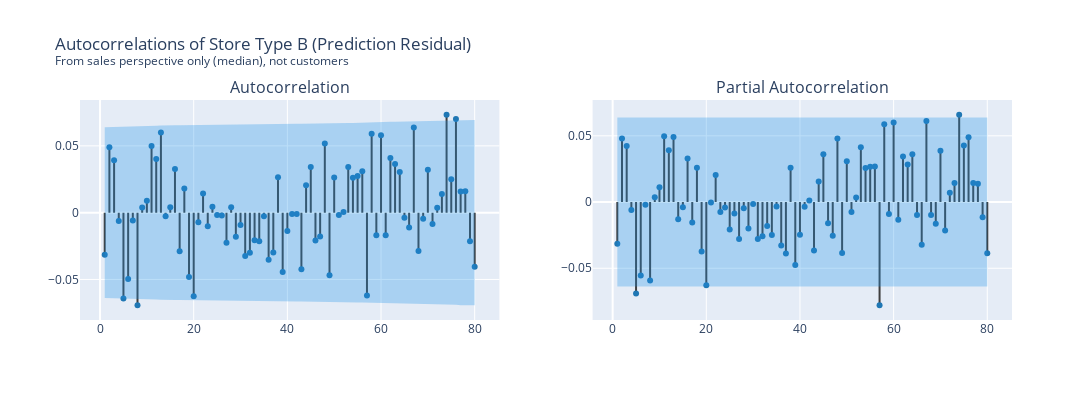

Here is the notebook cell this chart was saved with:
### Markdown cell above
Judging by the previous cycles, the value should have gone down on July, but SARIMAX predicted upward trend instead

Let's see if the residual has autocorrelation

### Code cell
sf.fit(temp)
temp3 = sf.fitted_[0][0].model_['residuals']

fig = make_subplots(
    rows = 1, cols = 2,
    column_titles = ['Autocorrelation', 'Partial Autocorrelation']
)

plot_acf(temp3, nlags = 80, fig = fig, row = 1, col = 1)
plot_pacf(temp3, nlags = 80, fig = fig, row = 1, col = 2)

fig.update_layout(
    title = 'Autocorrelations of Store Type B (Prediction Residual)<br>' +
        '<sup>From sales perspective only (median), not customers</sup>',
    showlegend = False,
    width = 1400,
    height = 400
)

fig.show(renderer = 'vscode')

### Figure 1 — Plotly figure (JSON) as saved in the notebook; plotly's stock layout.template omitted (floating-point values rounded to 4 significant figures)
{"data": [{"line": {"color": "#3f3f3f"}, "mode": "lines", "type": "scatter", "x": [1, 1], "xaxis": "x", "y": [0, -0.03155], "yaxis": "y"}, {"line": {"color": "#3f3f3f"}, "mode": "lines", "type": "scatter", "x": [2, 2], "xaxis": "x", "y": [0, 0.04899], "yaxis": "y"}, {"line": {"color": "#3f3f3f"}, "mode": "lines", "type": "scatter", "x": [3, 3], "xaxis": "x", "y": [0, 0.03922], "yaxis": "y"}, {"line": {"color": "#3f3f3f"}, "mode": "lines", "type": "scatter", "x": [4, 4], "xaxis": "x", "y": [0, -0.006235], "yaxis": "y"}, {"line": {"color": "#3f3f3f"}, "mode": "lines", "type": "scatter", "x": [5, 5], "xaxis": "x", "y": [0, -0.06426], "yaxis": "y"}, {"line": {"color": "#3f3f3f"}, "mode": "lines", "type": "scatter", "x": [6, 6], "xaxis": "x", "y": [0, -0.04964], "yaxis": "y"}, {"line": {"color": "#3f3f3f"}, "mode": "lines", "type": "scatter", "x": [7, 7], "xaxis": "x", "y": [0, -0.005831], "yaxis": "y"}, {"line": {"color": "#3f3f3f"}, "mode": "lines", "type": "scatter", "x": [8, 8], "xaxis": "x", "y": [0, -0.0693], "yaxis": "y"}, {"line": {"color": "#3f3f3f"}, "mode": "lines", "type": "scatter", "x": [9, 9], "xaxis": "x", "y": [0, 0.003898], "yaxis": "y"}, {"line": {"color": "#3f3f3f"}, "mode": "lines", "type": "scatter", "x": [10, 10], "xaxis": "x", "y": [0, 0.008926], "yaxis": "y"}, {"line": {"color": "#3f3f3f"}, "mode": "lines", "type": "scatter", "x": [11, 11], "xaxis": "x", "y": [0, 0.04983], "yaxis": "y"}, {"line": {"color": "#3f3f3f"}, "mode": "lines", "type": "scatter", "x": [12, 12], "xaxis": "x", "y": [0, 0.04012], "yaxis": "y"}, {"line": {"color": "#3f3f3f"}, "mode": "lines", "type": "scatter", "x": [13, 13], "xaxis": "x", "y": [0, 0.05992], "yaxis": "y"}, {"line": {"color": "#3f3f3f"}, "mode": "lines", "type": "scatter", "x": [14, 14], "xaxis": "x", "y": [0, -0.002666], "yaxis": "y"}, {"line": {"color": "#3f3f3f"}, "mode": "lines", "type": "scatter", "x": [15, 15], "xaxis": "x", "y": [0, 0.004026], "yaxis": "y"}, {"line": {"color": "#3f3f3f"}, "mode": "lines", "type": "scatter", "x": [16, 16], "xaxis": "x", "y": [0, 0.03273], "yaxis": "y"}, {"line": {"color": "#3f3f3f"}, "mode": "lines", "type": "scatter", "x": [17, 17], "xaxis": "x", "y": [0, -0.02889], "yaxis": "y"}, {"line": {"color": "#3f3f3f"}, "mode": "lines", "type": "scatter", "x": [18, 18], "xaxis": "x", "y": [0, 0.01802], "yaxis": "y"}, {"line": {"color": "#3f3f3f"}, "mode": "lines", "type": "scatter", "x": [19, 19], "xaxis": "x", "y": [0, -0.04808], "yaxis": "y"}, {"line": {"color": "#3f3f3f"}, "mode": "lines", "type": "scatter", "x": [20, 20], "xaxis": "x", "y": [0, -0.06251], "yaxis": "y"}, {"line": {"color": "#3f3f3f"}, "mode": "lines", "type": "scatter", "x": [21, 21], "xaxis": "x", "y": [0, -0.00721], "yaxis": "y"}, {"line": {"color": "#3f3f3f"}, "mode": "lines", "type": "scatter", "x": [22, 22], "xaxis": "x", "y": [0, 0.01441], "yaxis": "y"}, {"line": {"color": "#3f3f3f"}, "mode": "lines", "type": "scatter", "x": [23, 23], "xaxis": "x", "y": [0, -0.0101], "yaxis": "y"}, {"line": {"color": "#3f3f3f"}, "mode": "lines", "type": "scatter", "x": [24, 24], "xaxis": "x", "y": [0, 0.004342], "yaxis": "y"}, {"line": {"color": "#3f3f3f"}, "mode": "lines", "type": "scatter", "x": [25, 25], "xaxis": "x", "y": [0, -0.001753], "yaxis": "y"}, {"line": {"color": "#3f3f3f"}, "mode": "lines", "type": "scatter", "x": [26, 26], "xaxis": "x", "y": [0, -0.002186], "yaxis": "y"}, {"line": {"color": "#3f3f3f"}, "mode": "lines", "type": "scatter", "x": [27, 27], "xaxis": "x", "y": [0, -0.02249], "yaxis": "y"}, {"line": {"color": "#3f3f3f"}, "mode": "lines", "type": "scatter", "x": [28, 28], "xaxis": "x", "y": [0, 0.00402], "yaxis": "y"}, {"line": {"color": "#3f3f3f"}, "mode": "lines", "type": "scatter", "x": [29, 29], "xaxis": "x", "y": [0, -0.01812], "yaxis": "y"}, {"line": {"color": "#3f3f3f"}, "mode": "lines", "type": "scatter", "x": [30, 30], "xaxis": "x", "y": [0, -0.009297], "yaxis": "y"}, {"line": {"color": "#3f3f3f"}, "mode": "lines", "type": "scatter", "x": [31, 31], "xaxis": "x", "y": [0, -0.03236], "yaxis": "y"}, {"line": {"color": "#3f3f3f"}, "mode": "lines", "type": "scatter", "x": [32, 32], "xaxis": "x", "y": [0, -0.02993], "yaxis": "y"}, {"line": {"color": "#3f3f3f"}, "mode": "lines", "type": "scatter", "x": [33, 33], "xaxis": "x", "y": [0, -0.02066], "yaxis": "y"}, {"line": {"color": "#3f3f3f"}, "mode": "lines", "type": "scatter", "x": [34, 34], "xaxis": "x", "y": [0, -0.02133], "yaxis": "y"}, {"line": {"color": "#3f3f3f"}, "mode": "lines", "type": "scatter", "x": [35, 35], "xaxis": "x", "y": [0, -0.002681], "yaxis": "y"}, {"line": {"color": "#3f3f3f"}, "mode": "lines", "type": "scatter", "x": [36, 36], "xaxis": "x", "y": [0, -0.03527], "yaxis": "y"}, {"line": {"color": "#3f3f3f"}, "mode": "lines", "type": "scatter", "x": [37, 37], "xaxis": "x", "y": [0, -0.02991], "yaxis": "y"}, {"line": {"color": "#3f3f3f"}, "mode": "lines", "type": "scatter", "x": [38, 38], "xaxis": "x", "y": [0, 0.02647], "yaxis": "y"}, {"line": {"color": "#3f3f3f"}, "mode": "lines", "type": "scatter", "x": [39, 39], "xaxis": "x", "y": [0, -0.04443], "yaxis": "y"}, {"line": {"color": "#3f3f3f"}, "mode": "lines", "type": "scatter", "x": [40, 40], "xaxis": "x", "y": [0, -0.01365], "yaxis": "y"}, {"line": {"color": "#3f3f3f"}, "mode": "lines", "type": "scatter", "x": [41, 41], "xaxis": "x", "y": [0, -0.001029], "yaxis": "y"}, {"line": {"color": "#3f3f3f"}, "mode": "lines", "type": "scatter", "x": [42, 42], "xaxis": "x", "y": [0, -0.0009237], "yaxis": "y"}, {"line": {"color": "#3f3f3f"}, "mode": "lines", "type": "scatter", "x": [43, 43], "xaxis": "x", "y": [0, -0.04238], "yaxis": "y"}, {"line": {"color": "#3f3f3f"}, "mode": "lines", "type": "scatter", "x": [44, 44], "xaxis": "x", "y": [0, 0.02051], "yaxis": "y"}, {"line": {"color": "#3f3f3f"}, "mode": "lines", "type": "scatter", "x": [45, 45], "xaxis": "x", "y": [0, 0.03409], "yaxis": "y"}, {"line": {"color": "#3f3f3f"}, "mode": "lines", "type": "scatter", "x": [46, 46], "xaxis": "x", "y": [0, -0.02087], "yaxis": "y"}, {"line": {"color": "#3f3f3f"}, "mode": "lines", "type": "scatter", "x": [47, 47], "xaxis": "x", "y": [0, -0.01776], "yaxis": "y"}, {"line": {"color": "#3f3f3f"}, "mode": "lines", "type": "scatter", "x": [48, 48], "xaxis": "x", "y": [0, 0.05171], "yaxis": "y"}, {"line": {"color": "#3f3f3f"}, "mode": "lines", "type": "scatter", "x": [49, 49], "xaxis": "x", "y": [0, -0.04691], "yaxis": "y"}, {"line": {"color": "#3f3f3f"}, "mode": "lines", "type": "scatter", "x": [50, 50], "xaxis": "x", "y": [0, 0.02625], "yaxis": "y"}, {"line": {"color": "#3f3f3f"}, "mode": "lines", "type": "scatter", "x": [51, 51], "xaxis": "x", "y": [0, -0.001719], "yaxis": "y"}, {"line": {"color": "#3f3f3f"}, "mode": "lines", "type": "scatter", "x": [52, 52], "xaxis": "x", "y": [0, 0.000501], "yaxis": "y"}, {"line": {"color": "#3f3f3f"}, "mode": "lines", "type": "scatter", "x": [53, 53], "xaxis": "x", "y": [0, 0.03409], "yaxis": "y"}, {"line": {"color": "#3f3f3f"}, "mode": "lines", "type": "scatter", "x": [54, 54], "xaxis": "x", "y": [0, 0.02604], "yaxis": "y"}, {"line": {"color": "#3f3f3f"}, "mode": "lines", "type": "scatter", "x": [55, 55], "xaxis": "x", "y": [0, 0.02751], "yaxis": "y"}, {"line": {"color": "#3f3f3f"}, "mode": "lines", "type": "scatter", "x": [56, 56], "xaxis": "x", "y": [0, 0.03098], "yaxis": "y"}, {"line": {"color": "#3f3f3f"}, "mode": "lines", "type": "scatter", "x": [57, 57], "xaxis": "x", "y": [0, -0.06202], "yaxis": "y"}, {"line": {"color": "#3f3f3f"}, "mode": "lines", "type": "scatter", "x": [58, 58], "xaxis": "x", "y": [0, 0.05908], "yaxis": "y"}, {"line": {"color": "#3f3f3f"}, "mode": "lines", "type": "scatter", "x": [59, 59], "xaxis": "x", "y": [0, -0.01694], "yaxis": "y"}, {"line": {"color": "#3f3f3f"}, "mode": "lines", "type": "scatter", "x": [60, 60], "xaxis": "x", "y": [0, 0.0579], "yaxis": "y"}, {"line": {"color": "#3f3f3f"}, "mode": "lines", "type": "scatter", "x": [61, 61], "xaxis": "x", "y": [0, -0.01696], "yaxis": "y"}, {"line": {"color": "#3f3f3f"}, "mode": "lines", "type": "scatter", "x": [62, 62], "xaxis": "x", "y": [0, 0.04082], "yaxis": "y"}, {"line": {"color": "#3f3f3f"}, "mode": "lines", "type": "scatter", "x": [63, 63], "xaxis": "x", "y": [0, 0.0365], "yaxis": "y"}, {"line": {"color": "#3f3f3f"}, "mode": "lines", "type": "scatter", "x": [64, 64], "xaxis": "x", "y": [0, 0.03035], "yaxis": "y"}, {"line": {"color": "#3f3f3f"}, "mode": "lines", "type": "scatter", "x": [65, 65], "xaxis": "x", "y": [0, -0.003902], "yaxis": "y"}, {"line": {"color": "#3f3f3f"}, "mode": "lines", "type": "scatter", "x": [66, 66], "xaxis": "x", "y": [0, -0.01115], "yaxis": "y"}, {"line": {"color": "#3f3f3f"}, "mode": "lines", "type": "scatter", "x": [67, 67], "xaxis": "x", "y": [0, 0.0637], "yaxis": "y"}, {"line": {"color": "#3f3f3f"}, "mode": "lines", "type": "scatter", "x": [68, 68], "xaxis": "x", "y": [0, -0.02871], "yaxis": "y"}, {"line": {"color": "#3f3f3f"}, "mode": "lines", "type": "scatter", "x": [69, 69], "xaxis": "x", "y": [0, -0.004641], "yaxis": "y"}, {"line": {"color": "#3f3f3f"}, "mode": "lines", "type": "scatter", "x": [70, 70], "xaxis": "x", "y": [0, 0.03209], "yaxis": "y"}, {"line": {"color": "#3f3f3f"}, "mode": "lines", "type": "scatter", "x": [71, 71], "xaxis": "x", "y": [0, -0.008414], "yaxis": "y"}, {"line": {"color": "#3f3f3f"}, "mode": "lines", "type": "scatter", "x": [72, 72], "xaxis": "x", "y": [0, 0.003664], "yaxis": "y"}, {"line": {"color": "#3f3f3f"}, "mode": "lines", "type": "scatter", "x": [73, 73], "xaxis": "x", "y": [0, 0.01404], "yaxis": "y"}, {"line": {"color": "#3f3f3f"}, "mode": "lines", "type": "scatter", "x": [74, 74], "xaxis": "x", "y": [0, 0.07327], "yaxis": "y"}, {"line": {"color": "#3f3f3f"}, "mode": "lines", "type": "scatter", "x": [75, 75], "xaxis": "x", "y": [0, 0.02491], "yaxis": "y"}, {"line": {"color": "#3f3f3f"}, "mode": "lines", "type": "scatter", "x": [76, 76], "xaxis": "x", "y": [0, 0.07009], "yaxis": "y"}, {"line": {"color": "#3f3f3f"}, "mode": "lines", "type": "scatter", "x": [77, 77], "xaxis": "x", "y": [0, 0.01579], "yaxis": "y"}, {"line": {"color": "#3f3f3f"}, "mode": "lines", "type": "scatter", "x": [78, 78], "xaxis": "x", "y": [0, 0.01602], "yaxis": "y"}, {"line": {"color": "#3f3f3f"}, "mode": "lines", "type": "scatter", "x": [79, 79], "xaxis": "x", "y": [0, -0.02139], "yaxis": "y"}, {"line": {"color": "#3f3f3f"}, "mode": "lines", "type": "scatter", "x": [80, 80], "xaxis": "x", "y": [0, -0.04055], "yaxis": "y"}, {"marker": {"color": "#1f77b4"}, "mode": "markers", "type": "scatter", "x": [1, 2, 3, 4, 5, 6, 7, 8, 9, 10, 11, 12, 13, 14, 15, 16, 17, 18, 19, 20, 21, 22, 23, 24, 25, 26, 27, 28, 29, 30, 31, 32, 33, 34, 35, 36, 37, 38, 39, 40, 41, 42, 43, 44, 45, 46, 47, 48, 49, 50, 51, 52, 53, 54, 55, 56, 57, 58, 59, 60, 61, 62, 63, 64, 65, 66, 67, 68, 69, 70, 71, 72, 73, 74, 75, 76, 77, 78, 79, 80], "xaxis": "x", "y": [-0.03155, 0.04899, 0.03922, -0.006235, -0.06426, -0.04964, -0.005831, -0.0693, 0.003898, 0.008926, 0.04983, 0.04012, 0.05992, -0.002666, 0.004026, 0.03273, -0.02889, 0.01802, -0.04808, -0.06251, -0.00721, 0.01441, -0.0101, 0.004342, -0.001753, -0.002186, -0.02249, 0.00402, -0.01812, -0.009297, -0.03236, -0.02993, -0.02066, -0.02133, -0.002681, -0.03527, -0.02991, 0.02647, -0.04443, -0.01365, -0.001029, -0.0009237, -0.04238, 0.02051, 0.03409, -0.02087, -0.01776, 0.05171, -0.04691, 0.02625, -0.001719, 0.000501, 0.03409, 0.02604, 0.02751, 0.03098, -0.06202, 0.05908, -0.01694, 0.0579, -0.01696, 0.04082, 0.0365, 0.03035, -0.003902, -0.01115, 0.0637, -0.02871, -0.004641, 0.03209, -0.008414, 0.003664, 0.01404, 0.07327, 0.02491, 0.07009, 0.01579, 0.01602, -0.02139, -0.04055], "yaxis": "y"}, {"line": {"color": "rgba(255, 255, 255, 0)"}, "mode": "lines", "type": "scatter", "x": [1, 2, 3, 4, 5, 6, 7, 8, 9, 10, 11, 12, 13, 14, 15, 16, 17, 18, 19, 20, 21, 22, 23, 24, 25, 26, 27, 28, 29, 30, 31, 32, 33, 34, 35, 36, 37, 38, 39, 40, 41, 42, 43, 44, 45, 46, 47, 48, 49, 50, 51, 52, 53, 54, 55, 56, 57, 58, 59, 60, 61, 62, 63, 64, 65, 66, 67, 68, 69, 70, 71, 72, 73, 74, 75, 76, 77, 78, 79, 80], "xaxis": "x", "y": [0.06386, 0.06392, 0.06408, 0.06417, 0.06418, 0.06444, 0.06459, 0.0646, 0.0649, 0.0649, 0.0649, 0.06506, 0.06516, 0.06538, 0.06539, 0.06539, 0.06545, 0.06551, 0.06553, 0.06567, 0.06591, 0.06591, 0.06593, 0.06593, 0.06593, 0.06594, 0.06594, 0.06597, 0.06597, 0.06599, 0.06599, 0.06606, 0.06611, 0.06614, 0.06617, 0.06617, 0.06624, 0.0663, 0.06634, 0.06646, 0.06648, 0.06648, 0.06648, 0.06659, 0.06661, 0.06668, 0.06671, 0.06673, 0.06689, 0.06703, 0.06707, 0.06707, 0.06707, 0.06714, 0.06718, 0.06723, 0.06728, 0.06752, 0.06773, 0.06774, 0.06795, 0.06796, 0.06806, 0.06814, 0.0682, 0.0682, 0.06821, 0.06845, 0.0685, 0.0685, 0.06856, 0.06856, 0.06856, 0.06858, 0.0689, 0.06893, 0.06922, 0.06924, 0.06925, 0.06928], "yaxis": "y"}, {"fill": "tonexty", "fillcolor": "rgba(32, 146, 230, 0.3)", "line": {"color": "rgba(255, 255, 255, 0)"}, "mode": "lines", "type": "scatter", "x": [1, 2, 3, 4, 5, 6, 7, 8, 9, 10, 11, 12, 13, 14, 15, 16, 17, 18, 19, 20, 21, 22, 23, 24, 25, 26, 27, 28, 29, 30, 31, 32, 33, 34, 35, 36, 37, 38, 39, 40, 41, 42, 43, 44, 45, 46, 47, 48, 49, 50, 51, 52, 53, 54, 55, 56, 57, 58, 59, 60, 61, 62, 63, 64, 65, 66, 67, 68, 69, 70, 71, 72, 73, 74, 75, 76, 77, 78, 79, 80], "xaxis": "x", "y": [-0.06386, -0.06392, -0.06408, -0.06417, -0.06418, -0.06444, -0.06459, -0.0646, -0.0649, -0.0649, -0.0649, -0.06506, -0.06516, -0.06538, -0.06539, -0.06539, -0.06545, -0.06551, -0.06553, -0.06567, -0.06591, -0.06591, -0.06593, -0.06593, -0.06593, -0.06594, -0.06594, -0.06597, -0.06597, -0.06599, -0.06599, -0.06606, -0.06611, -0.06614, -0.06617, -0.06617, -0.06624, -0.0663, -0.06634, -0.06646, -0.06648, -0.06648, -0.06648, -0.06659, -0.06661, -0.06668, -0.06671, -0.06673, -0.06689, -0.06703, -0.06707, -0.06707, -0.06707, -0.06714, -0.06718, -0.06723, -0.06728, -0.06752, -0.06773, -0.06774, -0.06795, -0.06796, -0.06806, -0.06814, -0.0682, -0.0682, -0.06821, -0.06845, -0.0685, -0.0685, -0.06856, -0.06856, -0.06856, -0.06858, -0.0689, -0.06893, -0.06922, -0.06924, -0.06925, -0.06928], "yaxis": "y"}, {"line": {"color": "#3f3f3f"}, "mode": "lines", "type": "scatter", "x": [1, 1], "xaxis": "x2", "y": [0, -0.03155], "yaxis": "y2"}, {"line": {"color": "#3f3f3f"}, "mode": "lines", "type": "scatter", "x": [2, 2], "xaxis": "x2", "y": [0, 0.04805], "yaxis": "y2"}, {"line": {"color": "#3f3f3f"}, "mode": "lines", "type": "scatter", "x": [3, 3], "xaxis": "x2", "y": [0, 0.04235], "yaxis": "y2"}, {"line": {"color": "#3f3f3f"}, "mode": "lines", "type": "scatter", "x": [4, 4], "xaxis": "x2", "y": [0, -0.006089], "yaxis": "y2"}, {"line": {"color": "#3f3f3f"}, "mode": "lines", "type": "scatter", "x": [5, 5], "xaxis": "x2", "y": [0, -0.06902], "yaxis": "y2"}, {"line": {"color": "#3f3f3f"}, "mode": "lines", "type": "scatter", "x": [6, 6], "xaxis": "x2", "y": [0, -0.05549], "yaxis": "y2"}, {"line": {"color": "#3f3f3f"}, "mode": "lines", "type": "scatter", "x": [7, 7], "xaxis": "x2", "y": [0, -0.002073], "yaxis": "y2"}, {"line": {"color": "#3f3f3f"}, "mode": "lines", "type": "scatter", "x": [8, 8], "xaxis": "x2", "y": [0, -0.05921], "yaxis": "y2"}, {"line": {"color": "#3f3f3f"}, "mode": "lines", "type": "scatter", "x": [9, 9], "xaxis": "x2", "y": [0, 0.003518], "yaxis": "y2"}, {"line": {"color": "#3f3f3f"}, "mode": "lines", "type": "scatter", "x": [10, 10], "xaxis": "x2", "y": [0, 0.0111], "yaxis": "y2"}, {"line": {"color": "#3f3f3f"}, "mode": "lines", "type": "scatter", "x": [11, 11], "xaxis": "x2", "y": [0, 0.04957], "yaxis": "y2"}, {"line": {"color": "#3f3f3f"}, "mode": "lines", "type": "scatter", "x": [12, 12], "xaxis": "x2", "y": [0, 0.03912], "yaxis": "y2"}, {"line": {"color": "#3f3f3f"}, "mode": "lines", "type": "scatter", "x": [13, 13], "xaxis": "x2", "y": [0, 0.04914], "yaxis": "y2"}, {"line": {"color": "#3f3f3f"}, "mode": "lines", "type": "scatter", "x": [14, 14], "xaxis": "x2", "y": [0, -0.01294], "yaxis": "y2"}, {"line": {"color": "#3f3f3f"}, "mode": "lines", "type": "scatter", "x": [15, 15], "xaxis": "x2", "y": [0, -0.003968], "yaxis": "y2"}, {"line": {"color": "#3f3f3f"}, "mode": "lines", "type": "scatter", "x": [16, 16], "xaxis": "x2", "y": [0, 0.03283], "yaxis": "y2"}, {"line": {"color": "#3f3f3f"}, "mode": "lines", "type": "scatter", "x": [17, 17], "xaxis": "x2", "y": [0, -0.01545], "yaxis": "y2"}, {"line": {"color": "#3f3f3f"}, "mode": "lines", "type": "scatter", "x": [18, 18], "xaxis": "x2", "y": [0, 0.02589], "yaxis": "y2"}, {"line": {"color": "#3f3f3f"}, "mode": "lines", "type": "scatter", "x": [19, 19], "xaxis": "x2", "y": [0, -0.03726], "yaxis": "y2"}, {"line": {"color": "#3f3f3f"}, "mode": "lines", "type": "scatter", "x": [20, 20], "xaxis": "x2", "y": [0, -0.06275], "yaxis": "y2"}, {"line": {"color": "#3f3f3f"}, "mode": "lines", "type": "scatter", "x": [21, 21], "xaxis": "x2", "y": [0, -0.000347], "yaxis": "y2"}, {"line": {"color": "#3f3f3f"}, "mode": "lines", "type": "scatter", "x": [22, 22], "xaxis": "x2", "y": [0, 0.02036], "yaxis": "y2"}, {"line": {"color": "#3f3f3f"}, "mode": "lines", "type": "scatter", "x": [23, 23], "xaxis": "x2", "y": [0, -0.007599], "yaxis": "y2"}, {"line": {"color": "#3f3f3f"}, "mode": "lines", "type": "scatter", "x": [24, 24], "xaxis": "x2", "y": [0, -0.00416], "yaxis": "y2"}, {"line": {"color": "#3f3f3f"}, "mode": "lines", "type": "scatter", "x": [25, 25], "xaxis": "x2", "y": [0, -0.02071], "yaxis": "y2"}, {"line": {"color": "#3f3f3f"}, "mode": "lines", "type": "scatter", "x": [26, 26], "xaxis": "x2", "y": [0, -0.008705], "yaxis": "y2"}, {"line": {"color": "#3f3f3f"}, "mode": "lines", "type": "scatter", "x": [27, 27], "xaxis": "x2", "y": [0, -0.02791], "yaxis": "y2"}, {"line": {"color": "#3f3f3f"}, "mode": "lines", "type": "scatter", "x": [28, 28], "xaxis": "x2", "y": [0, -0.004613], "yaxis": "y2"}, {"line": {"color": "#3f3f3f"}, "mode": "lines", "type": "scatter", "x": [29, 29], "xaxis": "x2", "y": [0, -0.02006], "yaxis": "y2"}, {"line": {"color": "#3f3f3f"}, "mode": "lines", "type": "scatter", "x": [30, 30], "xaxis": "x2", "y": [0, -0.0014], "yaxis": "y2"}, {"line": {"color": "#3f3f3f"}, "mode": "lines", "type": "scatter", "x": [31, 31], "xaxis": "x2", "y": [0, -0.0279], "yaxis": "y2"}, {"line": {"color": "#3f3f3f"}, "mode": "lines", "type": "scatter", "x": [32, 32], "xaxis": "x2", "y": [0, -0.02584], "yaxis": "y2"}, {"line": {"color": "#3f3f3f"}, "mode": "lines", "type": "scatter", "x": [33, 33], "xaxis": "x2", "y": [0, -0.0181], "yaxis": "y2"}, {"line": {"color": "#3f3f3f"}, "mode": "lines", "type": "scatter", "x": [34, 34], "xaxis": "x2", "y": [0, -0.02487], "yaxis": "y2"}, {"line": {"color": "#3f3f3f"}, "mode": "lines", "type": "scatter", "x": [35, 35], "xaxis": "x2", "y": [0, -0.00343], "yaxis": "y2"}, {"line": {"color": "#3f3f3f"}, "mode": "lines", "type": "scatter", "x": [36, 36], "xaxis": "x2", "y": [0, -0.03282], "yaxis": "y2"}, {"line": {"color": "#3f3f3f"}, "mode": "lines", "type": "scatter", "x": [37, 37], "xaxis": "x2", "y": [0, -0.03888], "yaxis": "y2"}, {"line": {"color": "#3f3f3f"}, "mode": "lines", "type": "scatter", "x": [38, 38], "xaxis": "x2", "y": [0, 0.02592], "yaxis": "y2"}, {"line": {"color": "#3f3f3f"}, "mode": "lines", "type": "scatter", "x": [39, 39], "xaxis": "x2", "y": [0, -0.0475], "yaxis": "y2"}, {"line": {"color": "#3f3f3f"}, "mode": "lines", "type": "scatter", "x": [40, 40], "xaxis": "x2", "y": [0, -0.02477], "yaxis": "y2"}, {"line": {"color": "#3f3f3f"}, "mode": "lines", "type": "scatter", "x": [41, 41], "xaxis": "x2", "y": [0, -0.003642], "yaxis": "y2"}, {"line": {"color": "#3f3f3f"}, "mode": "lines", "type": "scatter", "x": [42, 42], "xaxis": "x2", "y": [0, 0.001149], "yaxis": "y2"}, {"line": {"color": "#3f3f3f"}, "mode": "lines", "type": "scatter", "x": [43, 43], "xaxis": "x2", "y": [0, -0.03653], "yaxis": "y2"}, {"line": {"color": "#3f3f3f"}, "mode": "lines", "type": "scatter", "x": [44, 44], "xaxis": "x2", "y": [0, 0.01546], "yaxis": "y2"}, {"line": {"color": "#3f3f3f"}, "mode": "lines", "type": "scatter", "x": [45, 45], "xaxis": "x2", "y": [0, 0.0361], "yaxis": "y2"}, {"line": {"color": "#3f3f3f"}, "mode": "lines", "type": "scatter", "x": [46, 46], "xaxis": "x2", "y": [0, -0.01601], "yaxis": "y2"}, {"line": {"color": "#3f3f3f"}, "mode": "lines", "type": "scatter", "x": [47, 47], "xaxis": "x2", "y": [0, -0.02553], "yaxis": "y2"}, {"line": {"color": "#3f3f3f"}, "mode": "lines", "type": "scatter", "x": [48, 48], "xaxis": "x2", "y": [0, 0.0479], "yaxis": "y2"}, {"line": {"color": "#3f3f3f"}, "mode": "lines", "type": "scatter", "x": [49, 49], "xaxis": "x2", "y": [0, -0.03854], "yaxis": "y2"}, {"line": {"color": "#3f3f3f"}, "mode": "lines", "type": "scatter", "x": [50, 50], "xaxis": "x2", "y": [0, 0.03079], "yaxis": "y2"}, {"line": {"color": "#3f3f3f"}, "mode": "lines", "type": "scatter", "x": [51, 51], "xaxis": "x2", "y": [0, -0.007453], "yaxis": "y2"}, {"line": {"color": "#3f3f3f"}, "mode": "lines", "type": "scatter", "x": [52, 52], "xaxis": "x2", "y": [0, 0.003504], "yaxis": "y2"}, {"line": {"color": "#3f3f3f"}, "mode": "lines", "type": "scatter", "x": [53, 53], "xaxis": "x2", "y": [0, 0.0414], "yaxis": "y2"}, {"line": {"color": "#3f3f3f"}, "mode": "lines", "type": "scatter", "x": [54, 54], "xaxis": "x2", "y": [0, 0.02573], "yaxis": "y2"}, {"line": {"color": "#3f3f3f"}, "mode": "lines", "type": "scatter", "x": [55, 55], "xaxis": "x2", "y": [0, 0.02655], "yaxis": "y2"}, {"line": {"color": "#3f3f3f"}, "mode": "lines", "type": "scatter", "x": [56, 56], "xaxis": "x2", "y": [0, 0.02689], "yaxis": "y2"}, {"line": {"color": "#3f3f3f"}, "mode": "lines", "type": "scatter", "x": [57, 57], "xaxis": "x2", "y": [0, -0.07792], "yaxis": "y2"}, {"line": {"color": "#3f3f3f"}, "mode": "lines", "type": "scatter", "x": [58, 58], "xaxis": "x2", "y": [0, 0.05873], "yaxis": "y2"}, {"line": {"color": "#3f3f3f"}, "mode": "lines", "type": "scatter", "x": [59, 59], "xaxis": "x2", "y": [0, -0.009], "yaxis": "y2"}, {"line": {"color": "#3f3f3f"}, "mode": "lines", "type": "scatter", "x": [60, 60], "xaxis": "x2", "y": [0, 0.06003], "yaxis": "y2"}, {"line": {"color": "#3f3f3f"}, "mode": "lines", "type": "scatter", "x": [61, 61], "xaxis": "x2", "y": [0, -0.01334], "yaxis": "y2"}, {"line": {"color": "#3f3f3f"}, "mode": "lines", "type": "scatter", "x": [62, 62], "xaxis": "x2", "y": [0, 0.03441], "yaxis": "y2"}, {"line": {"color": "#3f3f3f"}, "mode": "lines", "type": "scatter", "x": [63, 63], "xaxis": "x2", "y": [0, 0.02826], "yaxis": "y2"}, {"line": {"color": "#3f3f3f"}, "mode": "lines", "type": "scatter", "x": [64, 64], "xaxis": "x2", "y": [0, 0.03598], "yaxis": "y2"}, {"line": {"color": "#3f3f3f"}, "mode": "lines", "type": "scatter", "x": [65, 65], "xaxis": "x2", "y": [0, -0.009806], "yaxis": "y2"}, {"line": {"color": "#3f3f3f"}, "mode": "lines", "type": "scatter", "x": [66, 66], "xaxis": "x2", "y": [0, -0.03225], "yaxis": "y2"}, {"line": {"color": "#3f3f3f"}, "mode": "lines", "type": "scatter", "x": [67, 67], "xaxis": "x2", "y": [0, 0.06109], "yaxis": "y2"}, {"line": {"color": "#3f3f3f"}, "mode": "lines", "type": "scatter", "x": [68, 68], "xaxis": "x2", "y": [0, -0.009737], "yaxis": "y2"}, {"line": {"color": "#3f3f3f"}, "mode": "lines", "type": "scatter", "x": [69, 69], "xaxis": "x2", "y": [0, -0.01646], "yaxis": "y2"}, {"line": {"color": "#3f3f3f"}, "mode": "lines", "type": "scatter", "x": [70, 70], "xaxis": "x2", "y": [0, 0.03879], "yaxis": "y2"}, {"line": {"color": "#3f3f3f"}, "mode": "lines", "type": "scatter", "x": [71, 71], "xaxis": "x2", "y": [0, -0.02146], "yaxis": "y2"}, {"line": {"color": "#3f3f3f"}, "mode": "lines", "type": "scatter", "x": [72, 72], "xaxis": "x2", "y": [0, 0.006979], "yaxis": "y2"}, {"line": {"color": "#3f3f3f"}, "mode": "lines", "type": "scatter", "x": [73, 73], "xaxis": "x2", "y": [0, 0.0143], "yaxis": "y2"}, {"line": {"color": "#3f3f3f"}, "mode": "lines", "type": "scatter", "x": [74, 74], "xaxis": "x2", "y": [0, 0.06589], "yaxis": "y2"}, {"line": {"color": "#3f3f3f"}, "mode": "lines", "type": "scatter", "x": [75, 75], "xaxis": "x2", "y": [0, 0.04259], "yaxis": "y2"}, {"line": {"color": "#3f3f3f"}, "mode": "lines", "type": "scatter", "x": [76, 76], "xaxis": "x2", "y": [0, 0.04899], "yaxis": "y2"}, {"line": {"color": "#3f3f3f"}, "mode": "lines", "type": "scatter", "x": [77, 77], "xaxis": "x2", "y": [0, 0.0144], "yaxis": "y2"}, {"line": {"color": "#3f3f3f"}, "mode": "lines", "type": "scatter", "x": [78, 78], "xaxis": "x2", "y": [0, 0.01373], "yaxis": "y2"}, {"line": {"color": "#3f3f3f"}, "mode": "lines", "type": "scatter", "x": [79, 79], "xaxis": "x2", "y": [0, -0.01157], "yaxis": "y2"}, {"line": {"color": "#3f3f3f"}, "mode": "lines", "type": "scatter", "x": [80, 80], "xaxis": "x2", "y": [0, -0.03862], "yaxis": "y2"}, {"marker": {"color": "#1f77b4"}, "mode": "markers", "type": "scatter", "x": [1, 2, 3, 4, 5, 6, 7, 8, 9, 10, 11, 12, 13, 14, 15, 16, 17, 18, 19, 20, 21, 22, 23, 24, 25, 26, 27, 28, 29, 30, 31, 32, 33, 34, 35, 36, 37, 38, 39, 40, 41, 42, 43, 44, 45, 46, 47, 48, 49, 50, 51, 52, 53, 54, 55, 56, 57, 58, 59, 60, 61, 62, 63, 64, 65, 66, 67, 68, 69, 70, 71, 72, 73, 74, 75, 76, 77, 78, 79, 80], "xaxis": "x2", "y": [-0.03155, 0.04805, 0.04235, -0.006089, -0.06902, -0.05549, -0.002073, -0.05921, 0.003518, 0.0111, 0.04957, 0.03912, 0.04914, -0.01294, -0.003968, 0.03283, -0.01545, 0.02589, -0.03726, -0.06275, -0.000347, 0.02036, -0.007599, -0.00416, -0.02071, -0.008705, -0.02791, -0.004613, -0.02006, -0.0014, -0.0279, -0.02584, -0.0181, -0.02487, -0.00343, -0.03282, -0.03888, 0.02592, -0.0475, -0.02477, -0.003642, 0.001149, -0.03653, 0.01546, 0.0361, -0.01601, -0.02553, 0.0479, -0.03854, 0.03079, -0.007453, 0.003504, 0.0414, 0.02573, 0.02655, 0.02689, -0.07792, 0.05873, -0.009, 0.06003, -0.01334, 0.03441, 0.02826, 0.03598, -0.009806, -0.03225, 0.06109, -0.009737, -0.01646, 0.03879, -0.02146, 0.006979, 0.0143, 0.06589, 0.04259, 0.04899, 0.0144, 0.01373, -0.01157, -0.03862], "yaxis": "y2"}, {"line": {"color": "rgba(255, 255, 255, 0)"}, "mode": "lines", "type": "scatter", "x": [1, 2, 3, 4, 5, 6, 7, 8, 9, 10, 11, 12, 13, 14, 15, 16, 17, 18, 19, 20, 21, 22, 23, 24, 25, 26, 27, 28, 29, 30, 31, 32, 33, 34, 35, 36, 37, 38, 39, 40, 41, 42, 43, 44, 45, 46, 47, 48, 49, 50, 51, 52, 53, 54, 55, 56, 57, 58, 59, 60, 61, 62, 63, 64, 65, 66, 67, 68, 69, 70, 71, 72, 73, 74, 75, 76, 77, 78, 79, 80], "xaxis": "x2", "y": [0.06386, 0.06386, 0.06386, 0.06386, 0.06386, 0.06386, 0.06386, 0.06386, 0.06386, 0.06386, 0.06386, 0.06386, 0.06386, 0.06386, 0.06386, 0.06386, 0.06386, 0.06386, 0.06386, 0.06386, 0.06386, 0.06386, 0.06386, 0.06386, 0.06386, 0.06386, 0.06386, 0.06386, 0.06386, 0.06386, 0.06386, 0.06386, 0.06386, 0.06386, 0.06386, 0.06386, 0.06386, 0.06386, 0.06386, 0.06386, 0.06386, 0.06386, 0.06386, 0.06386, 0.06386, 0.06386, 0.06386, 0.06386, 0.06386, 0.06386, 0.06386, 0.06386, 0.06386, 0.06386, 0.06386, 0.06386, 0.06386, 0.06386, 0.06386, 0.06386, 0.06386, 0.06386, 0.06386, 0.06386, 0.06386, 0.06386, 0.06386, 0.06386, 0.06386, 0.06386, 0.06386, 0.06386, 0.06386, 0.06386, 0.06386, 0.06386, 0.06386, 0.06386, 0.06386, 0.06386], "yaxis": "y2"}, {"fill": "tonexty", "fillcolor": "rgba(32, 146, 230, 0.3)", "line": {"color": "rgba(255, 255, 255, 0)"}, "mode": "lines", "type": "scatter", "x": [1, 2, 3, 4, 5, 6, 7, 8, 9, 10, 11, 12, 13, 14, 15, 16, 17, 18, 19, 20, 21, 22, 23, 24, 25, 26, 27, 28, 29, 30, 31, 32, 33, 34, 35, 36, 37, 38, 39, 40, 41, 42, 43, 44, 45, 46, 47, 48, 49, 50, 51, 52, 53, 54, 55, 56, 57, 58, 59, 60, 61, 62, 63, 64, 65, 66, 67, 68, 69, 70, 71, 72, 73, 74, 75, 76, 77, 78, 79, 80], "xaxis": "x2", "y": [-0.06386, -0.06386, -0.06386, -0.06386, -0.06386, -0.06386, -0.06386, -0.06386, -0.06386, -0.06386, -0.06386, -0.06386, -0.06386, -0.06386, -0.06386, -0.06386, -0.06386, -0.06386, -0.06386, -0.06386, -0.06386, -0.06386, -0.06386, -0.06386, -0.06386, -0.06386, -0.06386, -0.06386, -0.06386, -0.06386, -0.06386, -0.06386, -0.06386, -0.06386, -0.06386, -0.06386, -0.06386, -0.06386, -0.06386, -0.06386, -0.06386, -0.06386, -0.06386, -0.06386, -0.06386, -0.06386, -0.06386, -0.06386, -0.06386, -0.06386, -0.06386, -0.06386, -0.06386, -0.06386, -0.06386, -0.06386, -0.06386, -0.06386, -0.06386, -0.06386, -0.06386, -0.06386, -0.06386, -0.06386, -0.06386, -0.06386, -0.06386, -0.06386, -0.06386, -0.06386, -0.06386, -0.06386, -0.06386, -0.06386, -0.06386, -0.06386, -0.06386, -0.06386, -0.06386, -0.06386], "yaxis": "y2"}], "layout": {"annotations": [{"font": {"size": 16}, "showarrow": false, "text": "Autocorrelation", "x": 0.225, "xanchor": "center", "xref": "paper", "y": 1, "yanchor": "bottom", "yref": "paper"}, {"font": {"size": 16}, "showarrow": false, "text": "Partial Autocorrelation", "x": 0.775, "xanchor": "center", "xref": "paper", "y": 1, "yanchor": "bottom", "yref": "paper"}], "height": 400, "showlegend": false, "title": {"text": "Autocorrelations of Store Type B (Prediction Residual)<br><sup>From sales perspective only (median), not customers</sup>"}, "width": 1400, "xaxis": {"anchor": "y", "domain": [0, 0.45]}, "xaxis2": {"anchor": "y2", "domain": [0.55, 1]}, "yaxis": {"anchor": "x", "domain": [0, 1]}, "yaxis2": {"anchor": "x2", "domain": [0, 1]}}}
